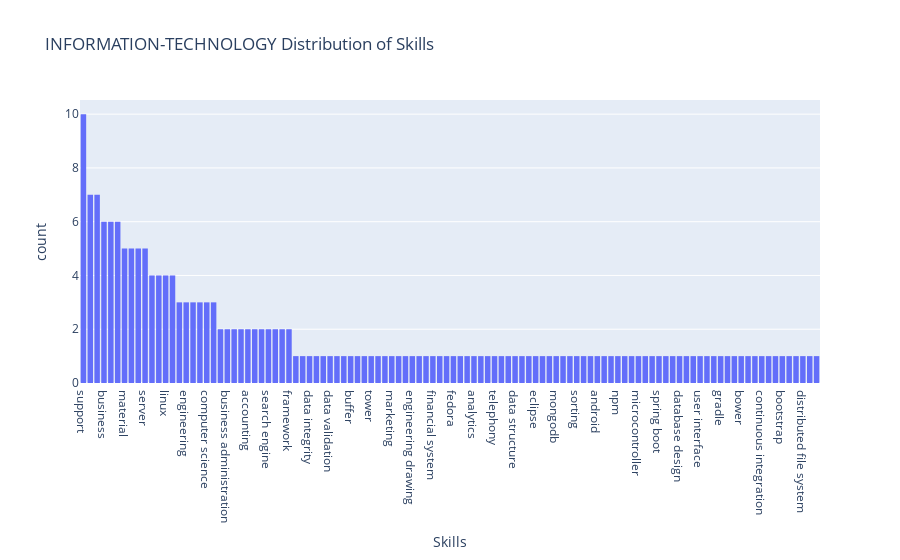

The code cell stored with this chart in its notebook:
### Code cell
Job_Category = "ALL"  # Initialize Job_Category as a global variable

def update_dropdown_options(data):
    unique_values = data['Category'].unique()
    dropdown.options = unique_values

def handle_dropdown_change(change):
    global Job_Category 
    Job_Category = change['new']
    print("Selected Category:", Job_Category)
    # Use the selected category for further processing
    # For example:
    # filtered_df = df[df['Category'] == selected_category]
    # Do something with the filtered DataFrame

    Total_skills = []
    if Job_Category != "ALL":
        fltr = data[data["Category"] == Job_Category]["skills"]
        for x in fltr:
            for i in x:
                Total_skills.append(i)
    else:
        fltr = data["skills"]
        for x in fltr:
            for i in x:
                Total_skills.append(i)

    fig = px.histogram(
        x=Total_skills,
        labels={"x": "Skills"},
        title=f"{Job_Category} Distribution of Skills",
    ).update_xaxes(categoryorder="total descending")
    fig.show()

dropdown = widgets.Dropdown(options=data['Category'].unique(), description='Category:')
dropdown.observe(handle_dropdown_change, names='value')

display(dropdown)

### Figure 1 — Plotly figure (JSON) as saved in the notebook; plotly's stock layout.template omitted (floating-point values rounded to 4 significant figures; data arrays with more than 128 entries replaced by an {"elided": "..."} marker saying what was removed)
{"data": [{"alignmentgroup": "True", "bingroup": "x", "hovertemplate": "Skills=%{x}<br>count=%{y}<extra></extra>", "legendgroup": "", "marker": {"color": "#636efa", "pattern": {"shape": ""}}, "name": "", "offsetgroup": "", "orientation": "v", "showlegend": false, "type": "histogram", "x": {"elided": "195 str values"}, "xaxis": "x", "yaxis": "y"}], "layout": {"barmode": "relative", "legend": {"tracegroupgap": 0}, "title": {"text": "INFORMATION-TECHNOLOGY Distribution of Skills"}, "xaxis": {"anchor": "y", "categoryorder": "total descending", "domain": [0, 1], "title": {"text": "Skills"}}, "yaxis": {"anchor": "x", "domain": [0, 1], "title": {"text": "count"}}}}
